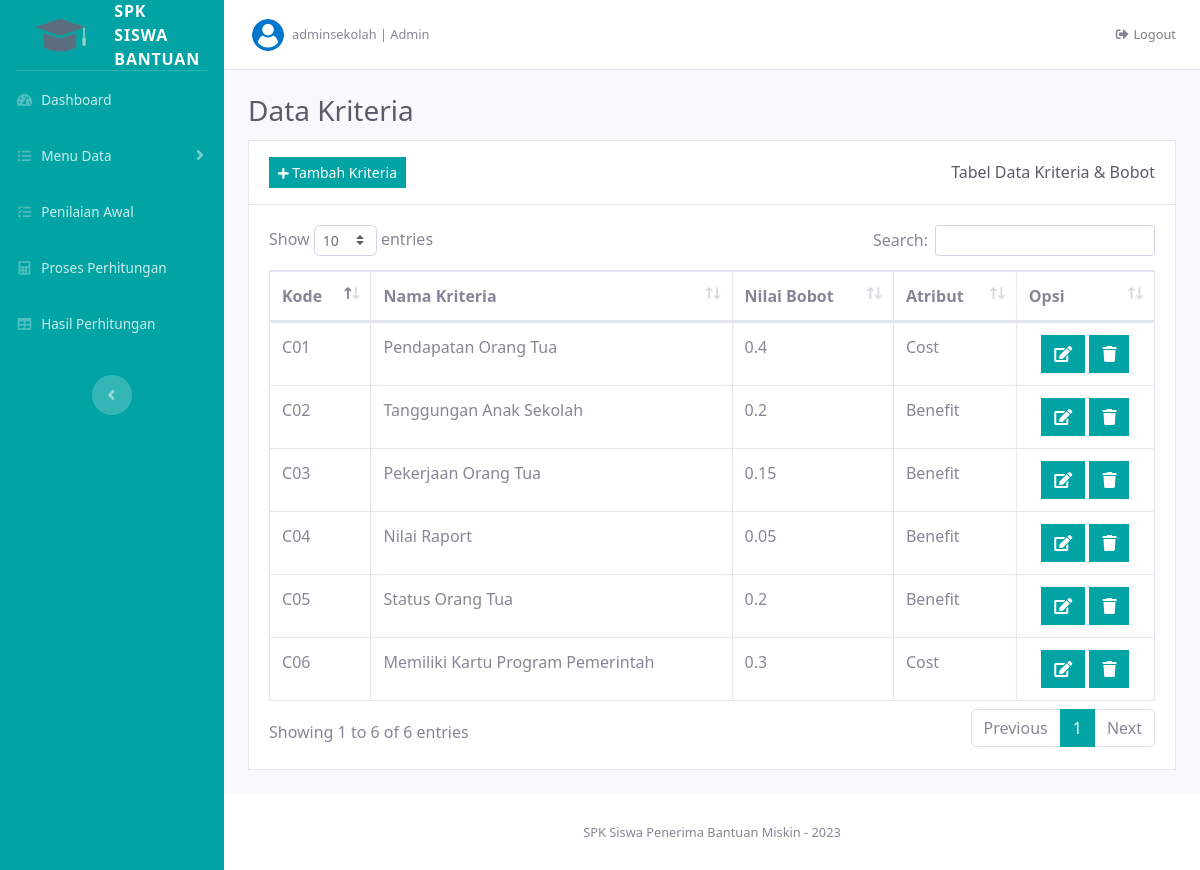
Screenshot of /index.php?page=data_kriteria (signed in) with the database file from the repository.
### tables this page shows
CREATE TABLE `data_kriteria` (
  `ID_Kriteria` int(15) NOT NULL,
  `Nama_Kriteria` varchar(100) DEFAULT NULL,
  `Nilai_Bobot` float DEFAULT NULL,
  `Atribut` varchar(100) DEFAULT NULL
);

### pages/data_kriteria/data_kriteria.php (the view, shortened to what this page needs)
<?php
	$sql = "SELECT * FROM data_kriteria";
	$kriteria = mysqli_query($koneksi_db, $sql);
?>
<div class="d-sm-flex align-items-center justify-content-between mb-1">
	<h1 class="h3 text-gray-800">Data Kriteria</h1>
</div>
<div class="card mb-4 rounded-0">
  <div class="card-header bg-white py-3 d-flex align-items-center justify-content-between">
		<a href="index.php?page=tambah_kriteria" class="btn btn-success btn-square btn-sm rounded-0">
      <i class="fas fa-plus fa-sm"></i> Tambah Kriteria
    </a>
    <h6 class="m-0 text-gray-800 d-none d-sm-block">Tabel Data Kriteria & Bobot</h6>
  </div>
  <div class="card-body">
    <div class="table-responsive">
      <table class="table table-bordered" id="dataTable" width="100%" cellspacing="0">
        <thead>
          <tr>
            <th class="text-nowrap">Kode</th>
            <th class="text-nowrap">Nama Kriteria</th>
            <th class="text-nowrap">Nilai Bobot</th>
            <th class="text-nowrap">Atribut</th>
            <th class="text-nowrap">Opsi</th>
          </tr>
        </thead>
        <tbody>
      		<?php
      			$no = 0;
      			while ($krit = mysqli_fetch_assoc($kriteria)) :
      			$no++;
      		?>
            <tr>
              <td class="text-nowrap"><?= 'C'. $kode = str_pad($no, 2, '0', STR_PAD_LEFT); ?></td>
              <td class="text-nowrap"><?= $krit['Nama_Kriteria']; ?></td>
              <td class="text-nowrap"><?= $krit['Nilai_Bobot']; ?></td>
              <td class="text-nowrap"><?= $krit['Atribut']; ?></td>
              <td class="text-center text-nowrap">
              	<a href="index.php?page=edit_kriteria&edit=<?= $krit['ID_Kriteria']; ?>" class="btn btn-success btn-square rounded-0" title="Edit Kriteria">
                    <i class="fas fa-edit"></i>
                </a>
                <button class="btn btn-success btn-square rounded-0" title="Hapus Kriteria" data-toggle="modal" data-target="#hapusid<?= $krit['ID_Kriteria']; ?>">
                    <i class="fas fa-trash"></i>
                </button>
              </td>
            </tr>
        	<?php endwhile; ?>
        </tbody>
      </table>
    </div>
  </div>
</div>

### index.php (shortened to what this page needs)
<!DOCTYPE html>
<html lang="en">
<head>
    <link href="assets/vendor/fontawesome-free/css/all.min.css" rel="stylesheet" type="text/css">
    <link href="assets/css/sb-admin-2.min.css" rel="stylesheet">
    <link href="assets/vendor/datatables/dataTables.bootstrap4.min.css" rel="stylesheet">
</head>
<body id="page-top">
    <div id="wrapper">
        <ul class="navbar-nav bg-gradient sidebar sidebar-dark accordion" id="accordionSidebar">
            <a class="sidebar-brand d-flex align-items-center justify-content-center" href="index.php?page=dashboard">
                <div class="sidebar-brand-icon p-2">
                    <img src="assets/img/logo.png" alt="" class="img-profile w-100">
                </div>
                <div class="sidebar-brand-text mx-2 text-left font-weight-bold">SPK Siswa Bantuan</div>
            </a>
            <hr class="sidebar-divider my-0">
            <?php require 'template/sidebar_menu.php'; ?>
            <div class="text-center d-none d-md-inline mt-4">
                <button class="rounded-circle border-0" id="sidebarToggle"></button>
            </div>
        </ul>
        <div id="content-wrapper" class="d-flex flex-column">
            <div id="content">
                <nav class="navbar navbar-expand navbar-light bg-white topbar mb-4 static-top border-bottom">
                <?php require 'template/navbar.php'; ?>
                </nav>
                <div class="container-fluid">
                    <?php require 'config/control_pages.php'; ?>
                </div>
            </div>
            <footer class="sticky-footer bg-white">
                <div class="container my-auto">
                    <div class="copyright text-center my-auto">
                        <span>SPK Siswa Penerima Bantuan Miskin - 2023</span>
                    </div>
                </div>
            </footer>
        </div>
    </div>
</body>
</html>

### template/sidebar_menu.php (shortened to what this page needs)
<?php
    if (@$_GET['page'] == 'dashboard') {
        $activ1 = 'active';
        $activ2 = '';
        $activ3 = '';
        $activ4 = '';
        $activ5 = '';
        $activ6 = '';
        $activ7 = '';
    } else {
        $activ1 = '';
        $activ2 = '';
        $activ3 = '';
        $activ4 = '';
        $activ5 = '';
    }
?>
<li class="nav-item <?= $activ1 ?>">
    <a class="nav-link" href="index.php?page=dashboard">
        <i class="fas fa-fw fa-tachometer-alt"></i>
        <span>Dashboard</span></a>
</li>
<li class="nav-item <?= $activ2 ?>">
    <a class="nav-link collapsed" href="?page=menu_data" data-toggle="collapse" data-target="#collapseTwo"
        aria-expanded="true" aria-controls="collapseTwo">
        <i class="fas fa-fw fa-list-ul"></i>
        <span>Menu Data</span>
    </a>
</li>
<li class="nav-item <?= $activ3 ?>">
    <a class="nav-link collapsed" href="index.php?page=data_penilaian"
        aria-expanded="true" aria-controls="collapseUtilities">
        <i class="fas fa-fw fa-tasks"></i>
        <span>Penilaian Awal</span>
    </a>
</li>
<li class="nav-item <?= $activ4 ?>">
    <a class="nav-link collapsed" href="index.php?page=proses_perhitungan"
        aria-expanded="true" aria-controls="collapseUtilities">
        <i class="fas fa-fw fa-calculator"></i>
        <span>Proses Perhitungan</span>
    </a>
</li>
<li class="nav-item <?= $activ5 ?>">
    <a class="nav-link collapsed" href="index.php?page=hasil_perhitungan"
        aria-expanded="true" aria-controls="collapsePages">
        <i class="fas fa-fw fa-table"></i>
        <span>Hasil Perhitungan</span>
    </a>
</li>

### template/navbar.php (shortened to what this page needs)
<ul class="navbar-nav mr-auto">
    <li class="nav-item dropdown no-arrow">
        <a class="nav-link dropdown-toggle" href="#" id="userDropdown" role="button"
            data-toggle="dropdown" aria-haspopup="true" aria-expanded="false">
            <img class="img-profile rounded-circle"
                src="assets/img/user_2.png">
            <span class="ml-2 d-none d-md-inline text-gray-600 small"><?= $_SESSION['user']; ?> | Admin</span>
        </a>
    </li>
</ul>
<ul class="navbar-nav ml-auto">
    <a class="nav-link small" href="#" data-toggle="modal" data-target="#logoutModal"
    style="text-decoration: none;">
        <i class="fas fa-sign-out-alt fa-fw text-gray-600"></i> Logout
    </a>
</ul>

### config/control_pages.php (shortened to what this page needs)
<?php
	require 'connect_db.php';
	if (isset($_GET['page'])) {
		$pages = $_GET['page'];
		if ($pages === 'dashboard') {
			include 'pages/dashboard/dashboard.php';
		}
		else if ($pages === 'data_siswa') {
			include 'pages/data_alternatif/data_alternatif.php';
		}
		else if ($pages == 'tambah_alter') {
			include 'pages/data_alternatif/tambah_alternatif.php';
		}
		else if($pages == 'edit_alter') {
			include 'pages/data_alternatif/edit_alternatif.php';
		}
		else if ($pages === 'data_kriteria') {
			include 'pages/data_kriteria/data_kriteria.php';
		}
	} else {
		include 'pages/dashboard/dashboard.php';
	}
?>

### index.php (style rules this page uses)
* { font-family: "Segoe UI", Frutiger, "Frutiger Linotype", "Dejavu Sans", "Helvetica Neue", Arial, sans-serif; }
.sidebar { background-color: #01a3a4; }
.btn-success { background-color: #01a3a4; border-color: #01a3a4; }

### rows the page displays
data_kriteria: no "01", Nama_Kriteria "Pendapatan Orang Tua", Nilai_Bobot "0.4", Atribut "Cost"
data_kriteria: no "02", Nama_Kriteria "Tanggungan Anak Sekolah", Nilai_Bobot "0.2", Atribut "Benefit"
data_kriteria: no "03", Nama_Kriteria "Pekerjaan Orang Tua", Nilai_Bobot "0.15", Atribut "Benefit"
data_kriteria: no "04", Nama_Kriteria "Nilai Raport", Nilai_Bobot "0.05", Atribut "Benefit"
data_kriteria: no "05", Nama_Kriteria "Status Orang Tua", Nilai_Bobot "0.2", Atribut "Benefit"
data_kriteria: no "06", Nama_Kriteria "Memiliki Kartu Program Pemerintah", Nilai_Bobot "0.3", Atribut "Cost"

### other values shown
$_SESSION['user'] "adminsekolah"
